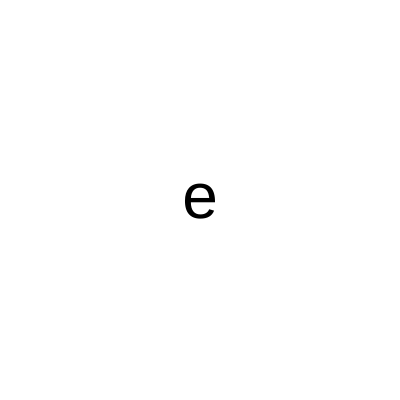
Frame 1 (no input)
Frame 60 (no input): identical to frame 1, image omitted
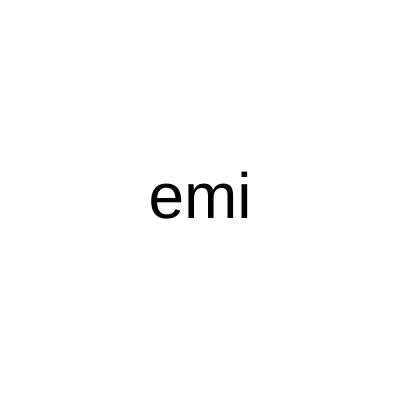
Frame 120 (the mouse pressed at the canvas centre since frame 60)

The p5.js sketch that drew these frames (run headless with seeded random() and noise() and a simulated clock; from frame 60 on, the mouse is pressed at the canvas centre):

// p5.js sketch
// ── sketch.js
function setup() {
  createCanvas(400, 400);
}

function draw() {
  background("white");
  fill("black");
  textSize(64);
  textAlign(CENTER, CENTER)
  
  let maximo = width;
  let minimo = 0;
  let palavra = "emilly";
  let quantidade = map(mouseX, 0, width, 1, palavra.length);
  let parcial = palavra.substring(0,quantidade);
  text(parcial,200,200);
  
//  if(mouseX < 50){
//    let palavra = "C";
//    text(palavra, 200, 200);
//  } else {
//    let palavra = "Caminhante";
//    text(palavra, 200, 200);
//  }
}
